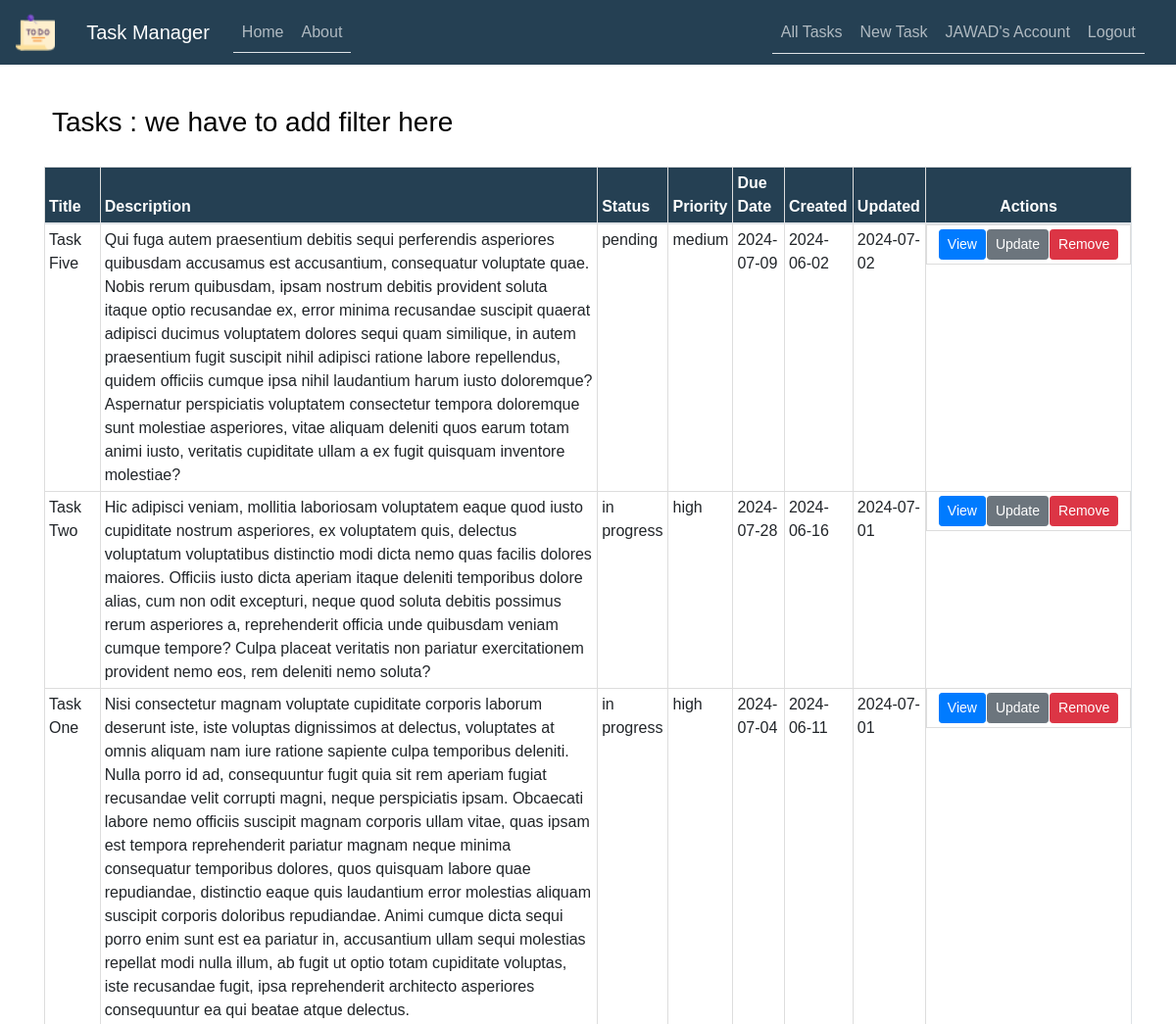
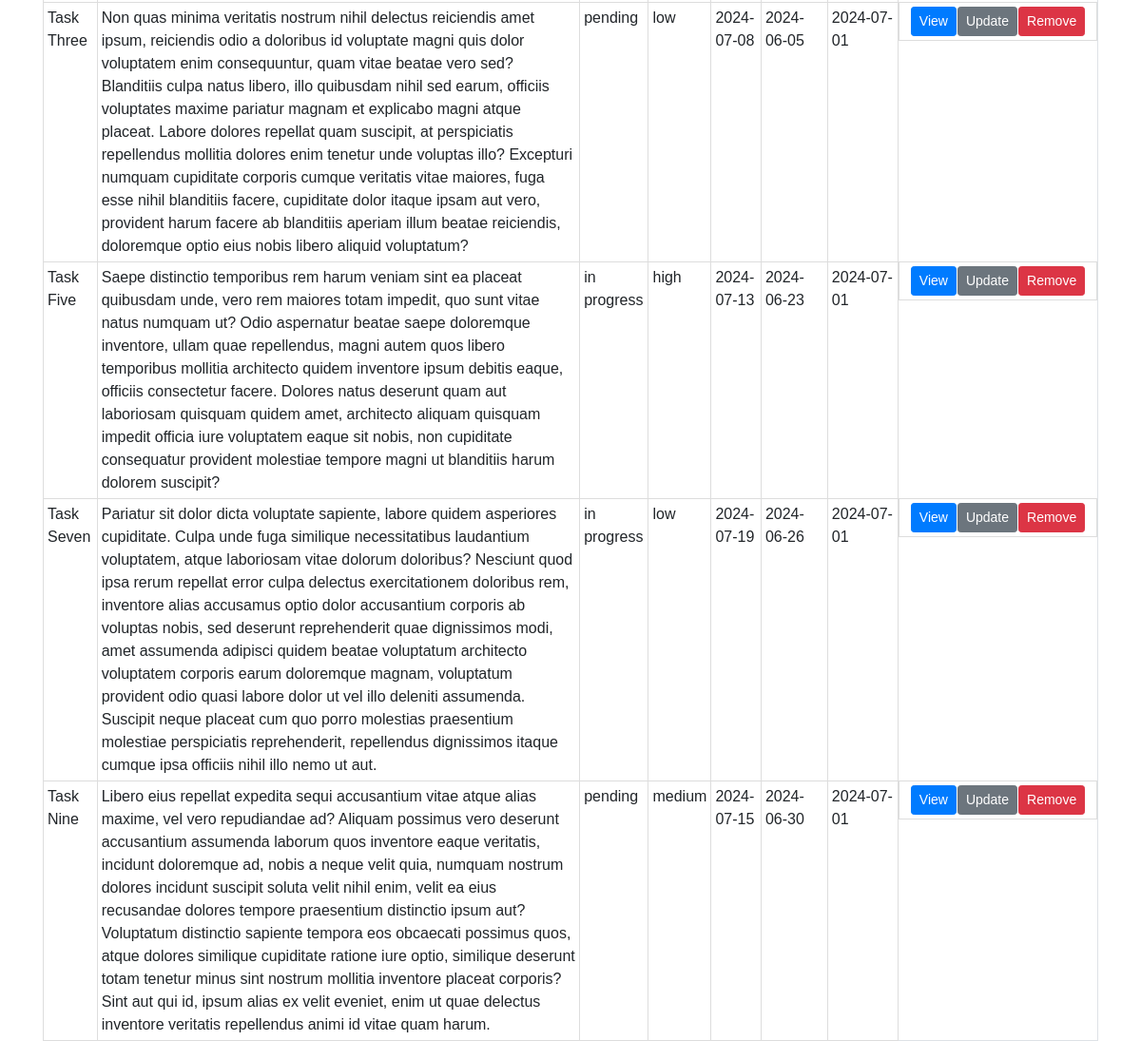
The page /tasks (signed in) on the database its author committed (2 pictures, top to bottom).
### TaskManager/models.py (models this page shows, shortened)
class User(db.Model, UserMixin):
    id = db.Column(db.Integer, primary_key=True)
    username = db.Column(db.String(50), unique=True, nullable=False)
    email = db.Column(db.String(100), unique=True, nullable=False)
    password = db.Column(db.String(255), nullable=False)
    date_joined = db.Column(db.DateTime, default=datetime.now)
    last_login = db.Column(db.DateTime, default=datetime.now)
    tasks = db.relationship('Task', backref='user', lazy=True)
    task_collaborators = db.relationship('TaskCollaborator', backref='user', lazy=True)

class Task(db.Model):
    id = db.Column(db.Integer, primary_key=True)
    user_id = db.Column(db.Integer, db.ForeignKey('user.id'), nullable=False)
    title = db.Column(db.String(255), nullable=False)
    description = db.Column(db.Text)
    status = db.Column(db.Enum('in progress', 'completed', 'pending'), default='in progress')
    priority = db.Column(db.Enum('low', 'medium', 'high'), default='medium')
    due_date = db.Column(db.DateTime, default=datetime.utcnow)
    created_at = db.Column(db.DateTime, default=datetime.utcnow)
    updated_at = db.Column(db.DateTime, default=datetime.utcnow, onupdate=datetime.utcnow)
    notes = db.relationship(
        'Note', backref='task', lazy=True, cascade='all, delete-orphan')
    task_collaborators = db.relationship(
        'TaskCollaborator', backref='task', lazy=True, cascade='all, delete-orphan')

### TaskManager/routes.py (the view)
@app.route("/tasks")
@login_required
def all_tasks():
    tasks = current_user.tasks
    return render_template('all_tasks.html', tasks=tasks)

### TaskManager/models.py (called while the page is built)
@login_manager.user_loader
def load_user(user_id):
    return User.query.get(int(user_id))

### TaskManager/templates/all_tasks.html (shortened to what this page needs)
{% extends "layout.html" %}
{% import 'macros.html' as macros %}
{% block content %}
    <h3 class="content-section">Tasks : we have to add filter here</h3>
    <table class="table table-bordered">
        <thead class="bg-steel">
            <tr>
                <th>Title</th>
                <th>Description</th>
                <th>Status</th>
                <th>Priority</th>
                <th>Due Date</th>
                <th>Created</th>
                <th>Updated</th>
                <th class="text-center actions-column">Actions</th>
            </tr>
        </thead>
        <tbody>
            {% for task in tasks %}
                <tr>
                    <td class="article-title">{{ task.title }}</td>
                    <td class="article-content">{{ task.description }}</td>
                    <td>{{ task.status }}</td>
                    <td>{{ task.priority }}</td>
                    <td>{{ task.due_date.strftime('%Y-%m-%d') }}</td>
                    <td>{{ task.created_at.strftime('%Y-%m-%d') }}</td>
                    <td>{{ task.updated_at.strftime('%Y-%m-%d') }}</td>
                    <td class="table-actions d-flex  justify-content-center">
                        <a href="{{ url_for('task', task_id=task.id) }}" class="btn btn-primary btn-sm">View</a>
                        <a href="{{ url_for('update_task', task_id=task.id) }}" class="btn btn-secondary btn-sm">Update</a>
                        <button type="button" class="btn btn-danger btn-sm" data-toggle="modal" data-target="#deleteModal{{ task.id }}">
                            Remove
                        </button>
                    </td>
                </tr>
            {% endfor %}
        </tbody>
    </table>
{% endblock content %}

### TaskManager/templates/layout.html (shortened to what this page needs)
<!DOCTYPE html>
<html>
<head>
    <link rel="stylesheet" href="https://maxcdn.bootstrapcdn.com/bootstrap/4.0.0/css/bootstrap.min.css">
    <link rel="stylesheet" type="text/css" href="{{ url_for('static', filename='main.css') }}">
</head>
<body>
    <header class="site-header">
      <nav class="navbar navbar-expand-md navbar-dark bg-steel fixed-top">
        <a class="navbar-brand" href="#">
          <img src="{{ url_for('static', filename='tache3.png') }}" alt="Logo" style="width:40px;">
        </a>
        <div class="container">
          <a class="navbar-brand mr-4" href="/">Task Manager</a>
          <div class="collapse navbar-collapse" id="navbarToggle">
            <div class="nav nav-tabs mr-auto navbar-nav">
              <a class="nav-item nav-link" href="{{ url_for('home') }}">Home</a>
              <a class="nav-item nav-link" href="{{ url_for('about') }}">About</a>
            </div>
            <div class="nav nav-tabs">
              <div class="navbar-nav">
                {% if current_user.is_authenticated %}
                  <a class="nav-link" href="{{ url_for('all_tasks') }}"> All Tasks </a>
                  <a class="nav-link" href="{{ url_for('new_task') }}">New Task</a>
                  <a class="nav-link" href="{{ url_for('account') }}">{{ current_user.username }}'s Account</a>
                  <a class="nav-link" href="{{ url_for('logout') }}">Logout</a>
                {% else %}
                  <a class="nav-item nav-link" href="{{ url_for('login') }}">Login</a>
                  <a class="nav-item nav-link" href="{{ url_for('register') }}">Register</a>
                {% endif %}
              </div>
            </div>
          </div>
        </div>
      </nav>
    </header>
    <main role="main" class="container">
      <div class="row">
        <div class="col-md-12">
          {% block content %}{% endblock %}
        </div>
      </div>
    </main>
  </body>
</html>

### TaskManager/static/main.css (style rules this page uses)
body { width: 100%; height: 100vh; font-family: Arial, sans-serif; background-image: url('my-main.jpg'); background-position: center; background-size: cover; position: relative; margin-top: 5rem; }
h1, h2, h3, h4, h5, h6 { color: #030303; }
.bg-steel { background-color: #254053; color: #ffffff; }
.table { width: 100%; margin: 20px 0; border-collapse:collapse; }
.table th, .table td { border: 1px solid #dddddd; padding: 4px; text-align: left; }
.table th { background-color: #254053; color: #ffffff; }
.table td { background: #ffffffe5; }
.table-actions a { margin-right: 1px; }
.container { width: 95%; max-width: 1400px; margin: 0 auto; }
.content-section { background: #ffffffe5; padding: 8px; border-radius: 2px; margin-top: 20px; }
.site-header .navbar-nav .nav-link { color: #fdfeffa4; }
.actions-column { width:210px; }

### rows shown on the page
User: username "JAWAD"
Task: title "Task Five", description "Qui fuga autem praesentium debitis sequi perferendis asperiores quibusdam accusamus est accusantium, consequatur voluptate quae. Nobis rerum quibusdam, ipsam nostrum debitis provident soluta itaque optio recusandae ex, error minima recusandae suscipit quaerat adipisci ducimus voluptatem dolores sequi quam similique, in autem praesentium fugit suscipit nihil adipisci ratione labore repellendus, quidem officiis cumque ipsa nihil laudantium harum iusto doloremque? Aspernatur perspiciatis voluptatem consectetur tempora doloremque sunt molestiae asperiores, vitae aliquam deleniti quos earum totam animi iusto, veritatis cupiditate ullam a ex fugit quisquam inventore molestiae?", status "pending", priority "medium", due_date "2024-07-09", created_at "2024-06-02", updated_at "2024-07-02"
Task: title "Task Two", description "Hic adipisci veniam, mollitia laboriosam voluptatem eaque quod iusto cupiditate nostrum asperiores, ex voluptatem quis, delectus voluptatum voluptatibus distinctio modi dicta nemo quas facilis dolores maiores. Officiis iusto dicta aperiam itaque deleniti temporibus dolore alias, cum non odit excepturi, neque quod soluta debitis possimus rerum asperiores a, reprehenderit officia unde quibusdam veniam cumque tempore? Culpa placeat veritatis non pariatur exercitationem provident nemo eos, rem deleniti nemo soluta?", status "in progress", priority "high", due_date "2024-07-28", created_at "2024-06-16", updated_at "2024-07-01"
Task: title "Task One", description "Nisi consectetur magnam voluptate cupiditate corporis laborum deserunt iste, iste voluptas dignissimos at delectus, voluptates at omnis aliquam nam iure ratione sapiente culpa temporibus deleniti. Nulla porro id ad, consequuntur fugit quia sit rem aperiam fugiat recusandae velit corrupti magni, neque perspiciatis ipsam. Obcaecati labore nemo officiis suscipit magnam corporis ullam vitae, quas ipsam est tempora reprehenderit pariatur magnam neque minima consequatur temporibus dolores, quos quisquam labore quae repudiandae, distinctio eaque quis laudantium error molestias aliquam suscipit corporis doloribus repudiandae. Animi cumque dicta sequi porro enim sunt est ea pariatur in, accusantium…", status "in progress", priority "high", due_date "2024-07-04", created_at "2024-06-11", updated_at "2024-07-01"
Task: title "Task Three", description "Non quas minima veritatis nostrum nihil delectus reiciendis amet ipsum, reiciendis odio a doloribus id voluptate magni quis dolor voluptatem enim consequuntur, quam vitae beatae vero sed? Blanditiis culpa natus libero, illo quibusdam nihil sed earum, officiis voluptates maxime pariatur magnam et explicabo magni atque placeat. Labore dolores repellat quam suscipit, at perspiciatis repellendus mollitia dolores enim tenetur unde voluptas illo? Excepturi numquam cupiditate corporis cumque veritatis vitae maiores, fuga esse nihil blanditiis facere, cupiditate dolor itaque ipsam aut vero, provident harum facere ab blanditiis aperiam illum beatae reiciendis, doloremque optio eius nobis libero…", status "pending", priority "low", due_date "2024-07-08", created_at "2024-06-05", updated_at "2024-07-01"
Task: title "Task Five", description "Saepe distinctio temporibus rem harum veniam sint ea placeat quibusdam unde, vero rem maiores totam impedit, quo sunt vitae natus numquam ut? Odio aspernatur beatae saepe doloremque inventore, ullam quae repellendus, magni autem quos libero temporibus mollitia architecto quidem inventore ipsum debitis eaque, officiis consectetur facere. Dolores natus deserunt quam aut laboriosam quisquam quidem amet, architecto aliquam quisquam impedit officia iure voluptatem eaque sit nobis, non cupiditate consequatur provident molestiae tempore magni ut blanditiis harum dolorem suscipit?", status "in progress", priority "high", due_date "2024-07-13", created_at "2024-06-23", updated_at "2024-07-01"
Task: title "Task Seven", description "Pariatur sit dolor dicta voluptate sapiente, labore quidem asperiores cupiditate. Culpa unde fuga similique necessitatibus laudantium voluptatem, atque laboriosam vitae dolorum doloribus? Nesciunt quod ipsa rerum repellat error culpa delectus exercitationem doloribus rem, inventore alias accusamus optio dolor accusantium corporis ab voluptas nobis, sed deserunt reprehenderit quae dignissimos modi, amet assumenda adipisci quidem beatae voluptatum architecto voluptatem corporis earum doloremque magnam, voluptatum provident odio quasi labore dolor ut vel illo deleniti assumenda. Suscipit neque placeat cum quo porro molestias praesentium molestiae perspiciatis reprehenderit, repellendus…", status "in progress", priority "low", due_date "2024-07-19", created_at "2024-06-26", updated_at "2024-07-01"
Task: title "Task Nine", description "Libero eius repellat expedita sequi accusantium vitae atque alias maxime, vel vero repudiandae ad? Aliquam possimus vero deserunt accusantium assumenda laborum quos inventore eaque veritatis, incidunt doloremque ad, nobis a neque velit quia, numquam nostrum dolores incidunt suscipit soluta velit nihil enim, velit ea eius recusandae dolores tempore praesentium distinctio ipsum aut? Voluptatum distinctio sapiente tempora eos obcaecati possimus quos, atque dolores similique cupiditate ratione iure optio, similique deserunt totam tenetur minus sint nostrum mollitia inventore placeat corporis? Sint aut qui id, ipsum alias ex velit eveniet, enim ut quae delectus inventore veritatis repellendus…", status "pending", priority "medium", due_date "2024-07-15", created_at "2024-06-30", updated_at "2024-07-01"
